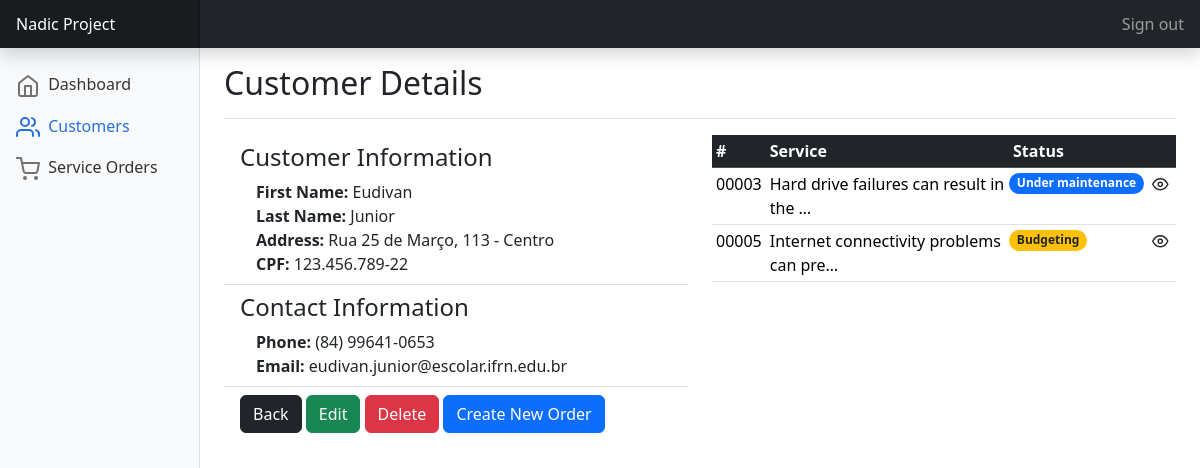
Page /crm/customers/detail/3/ (signed in) on the earlier database version.
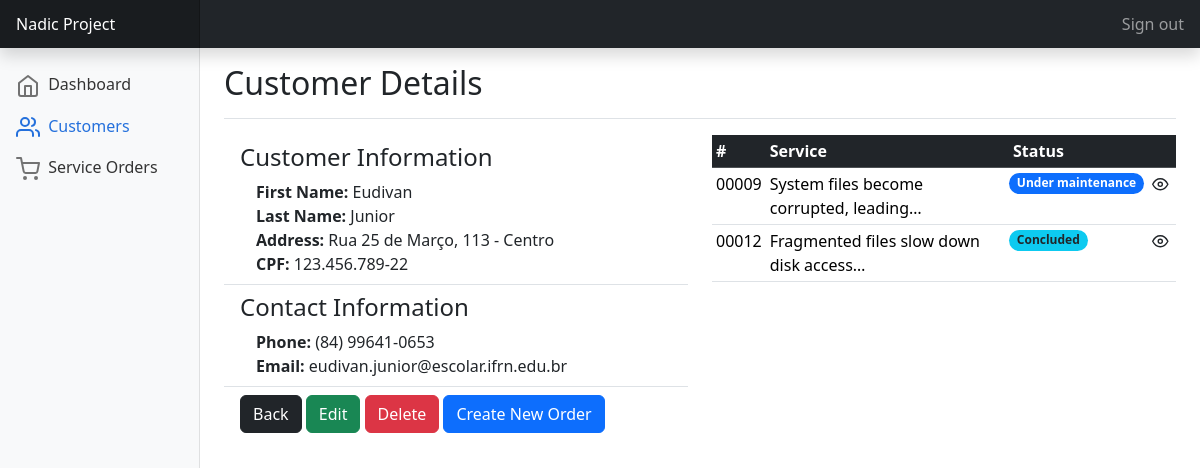
Same page on the later database version.
### crm/models.py (models this page shows, shortened)
class ServiceOrder(models.Model):
    client = models.ForeignKey(Customer, on_delete=models.CASCADE)
    description = models.TextField()
    created_at = models.DateTimeField(auto_now_add=True)
    concluded_at = models.DateTimeField(null=True)
    value = models.DecimalField(max_digits=8, decimal_places=2, null=True, blank=True)
    status_choices = [('budgeting', 'Budgeting'),
                      ('approved_budget', 'Approved budget'),
                      ('under_maintenance', 'Under maintenance'),
                      ('concluded', 'Concluded'),
                      ('delivered', 'Delivered')]
    status = models.CharField(max_length=20, choices=status_choices, default='budgeting')
    def get_absolute_url(self):
        return reverse('detail_order', kwargs={'pk': self.pk})

### crm/view/customers.py (the view)
# urls.py: path('customers/detail/<int:pk>/', Customer_DetailView.as_view(), name='detail_customer'),
class Customer_DetailView(ViewBase, DetailView):
    template_name = "customers/details.html"
    context_object_name = 'customer'
    def get_context_data(self, **kwargs):
        context = super().get_context_data(**kwargs)
        context['services'] = ServiceOrder.objects.filter(client=self.get_object())
        return context

### crm/templatetags/custom_filters.py (called while the page is built)
@register.filter(name='phone_format')
def phone_format(phone):
    if len(phone) == 11:
        return f'({phone[0:2]}) {phone[2:7]}-{phone[7:11]}'
    else:
        return phone  # Se o número de telefone não estiver no formato esperado, retorne como está

@register.filter(name='cpf_format')
def cpf_format(cpf):
    return f'{cpf[0:3]}.{cpf[3:6]}.{cpf[6:9]}-{cpf[9:11]}'

### crm/view/base.py (called while the page is built)
    def get_context_data(self, **kwargs):
        context = super().get_context_data(**kwargs)
        context["active_page"] = self.active_page
        return context

### crm/templates/customers/details.html (shortened to what the changed rows need)
{% extends "../utils/base.html" %}
{% load static %}
{% load custom_filters %}
{% block main %}
    <div class="d-flex justify-content-between flex-wrap flex-md-nowrap align-items-center pt-3 pb-2 mb-3 border-bottom">
        <h1 class="h2">Customer Details</h1>
    </div>
    <div class="row">
        <div class="col-md-6 col-sm-12">
            {% if services %}
                <div class="table-responsive mb-3" style="height: calc(100vh - 160px);">
                    <table class="table table-sm table-hover">
                        <thead class="table-dark">
                            <tr>
                                <th scope="col">#</th>
                                <th scope="col">Service</th>
                                <th scope="col">Status</th>
                                <th scope="col"></th>
                            </tr>
                        </thead>
                        <tbody>
                            {% for service in services %}
                                <tr>
                                    <td>{{service.id|stringformat:"05d"}}</td>
                                    <td>{{service.description|truncatechars:40}}</td>
                                    <td class="" style="padding-top: 1px; padding-left: 0;">
                                        {% if service.status == 'budgeting' %}
                                            <span class="badge rounded-pill bg-warning text-dark">Budgeting</span>
                                        {% elif service.status == 'approved_budget' %}
                                            <span class="badge rounded-pill bg-secondary">Approved budget</span>
                                        {% elif service.status == 'under_maintenance' %}
                                            <span class="badge rounded-pill bg-primary">Under maintenance</span>
                                        {% elif service.status == 'concluded' %}
                                            <span class="badge rounded-pill bg-info text-dark">Concluded</span>
                                        {% elif service.status == 'delivered' %}
                                            <span class="badge rounded-pill bg-success">Delivered</span>
                                        {% else %}
                                            <span class="badge rounded-pill bg-danger">Null</span>
                                        {% endif %}
                                    </td>
                                    <td>
                                        <a href="{{service.get_absolute_url}}" class="link-dark text-decoration-none">
                                            <svg xmlns="http://www.w3.org/2000/svg" width="20" height="20" viewBox="0 0 29 29" fill="none" stroke="currentColor" stroke-width="2" stroke-linecap="round" stroke-linejoin="round" class="feather feather-eye">
                                                <path d="M1 12s4-8 11-8 11 8 11 8-4 8-11 8-11-8-11-8z"></path>
                                                <circle cx="12" cy="12" r="3"></circle>
                                            </svg>
                                        </a>
                                    </td>
                                </tr>
                            {% endfor %}
                        </tbody>
                    </table>
                </div>
            {% else %}
                <div class="alert alert-danger" role="alert">
                    There are no services linked to this client!
                </div>
            {% endif %}
        </div>
    </div>
{% endblock main %}

Differences in the rows shown:
removed ServiceOrder: id "00003", description "Hard drive failures can result in the …", shows "Under maintenance"
removed ServiceOrder: id "00005", description "Internet connectivity problems can pre…", status "Budgeting"
added ServiceOrder: id "00009", description "System files become corrupted, leading…", shows "Under maintenance"
added ServiceOrder: id "00012", description "Fragmented files slow down disk access…", status "Concluded"
